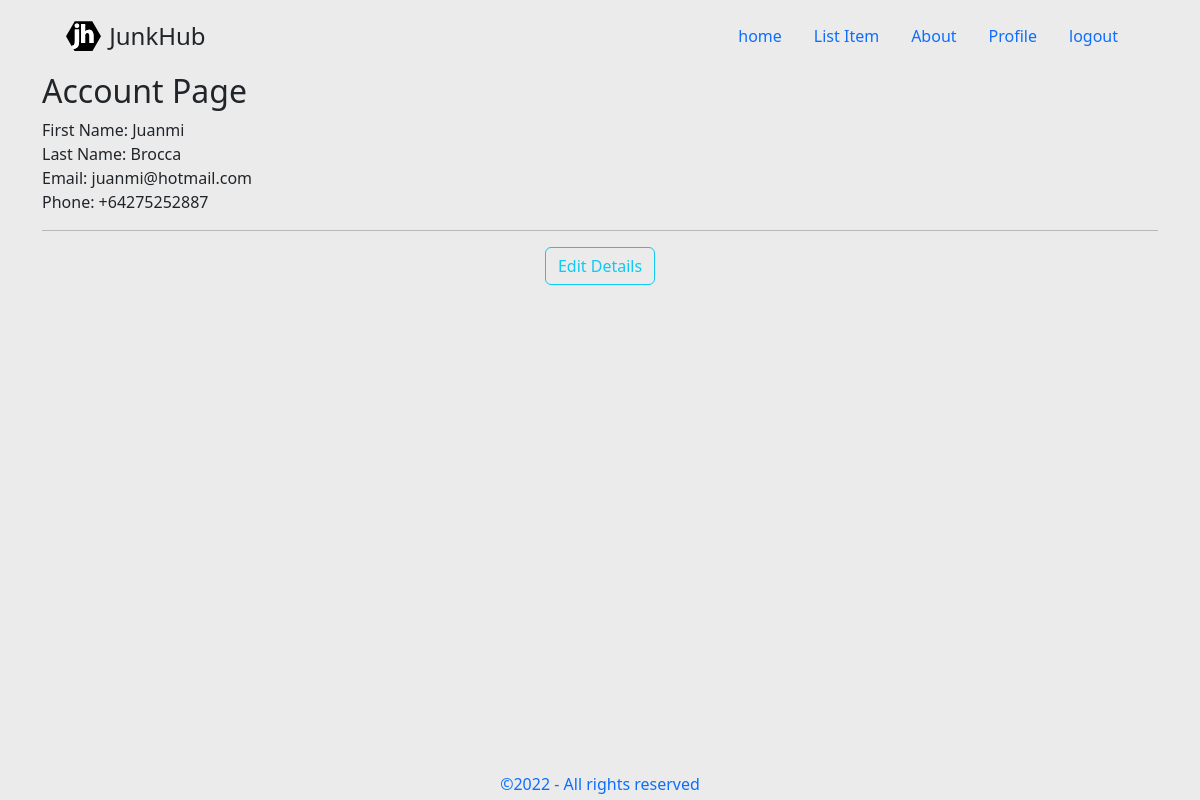
Screenshot of /accounts/7/ (signed in) with the database file from the repository.
### accounts/models.py (models this page shows)
class CustomUser(AbstractUser):
    first_name = models.CharField(max_length=50)
    last_name = models.CharField(max_length=50, blank=True, null=True)
    phone_regex = RegexValidator(regex=r'^\+?1?\d{6,15}$', message="Phone number must be entered in the format: '+64'. Up to 15 digits allowed.")
    phone_number = models.CharField(validators=[phone_regex], max_length=17, blank=True) # validators should be a list

### accounts/views.py (the view)
# urls.py: path("<int:pk>/", ProfileDetailView.as_view(), name="profile"),
class ProfileDetailView(DetailView):
    model = CustomUser
    template_name = "registration/profile.html"

### templates/registration/profile.html (shortened to what this page needs)
{% extends 'home/base.html' %}
{% block content %}
<h2>Account Page</h2>
<div>
    <span>First Name: {{ user.first_name }}</span>
    <br>
    <span>Last Name: {{ user.last_name }}</span>
    <br>
    <span>Email: {{ user.email }}</span>
    <br>
    <span>Phone: {{ user.phone_number }}</span>
</div>
<hr>
    <div class="card-footer text-center text-muted">
        <p>
            <a href="{% url 'profile_edit' user.pk %}" class="btn btn-outline-info ml-2"> Edit Details </a>
        </p>
    </div>
{% endblock content %}

### static/css/main.css (style rules this page uses)
body { background-color: #ebebeb; margin-bottom: 4rem; }
a { text-decoration: none; }

### rows the page displays
CustomUser: first_name "Juanmi", last_name "Brocca", email "juanmi@hotmail.com", phone_number "+64275252887"
